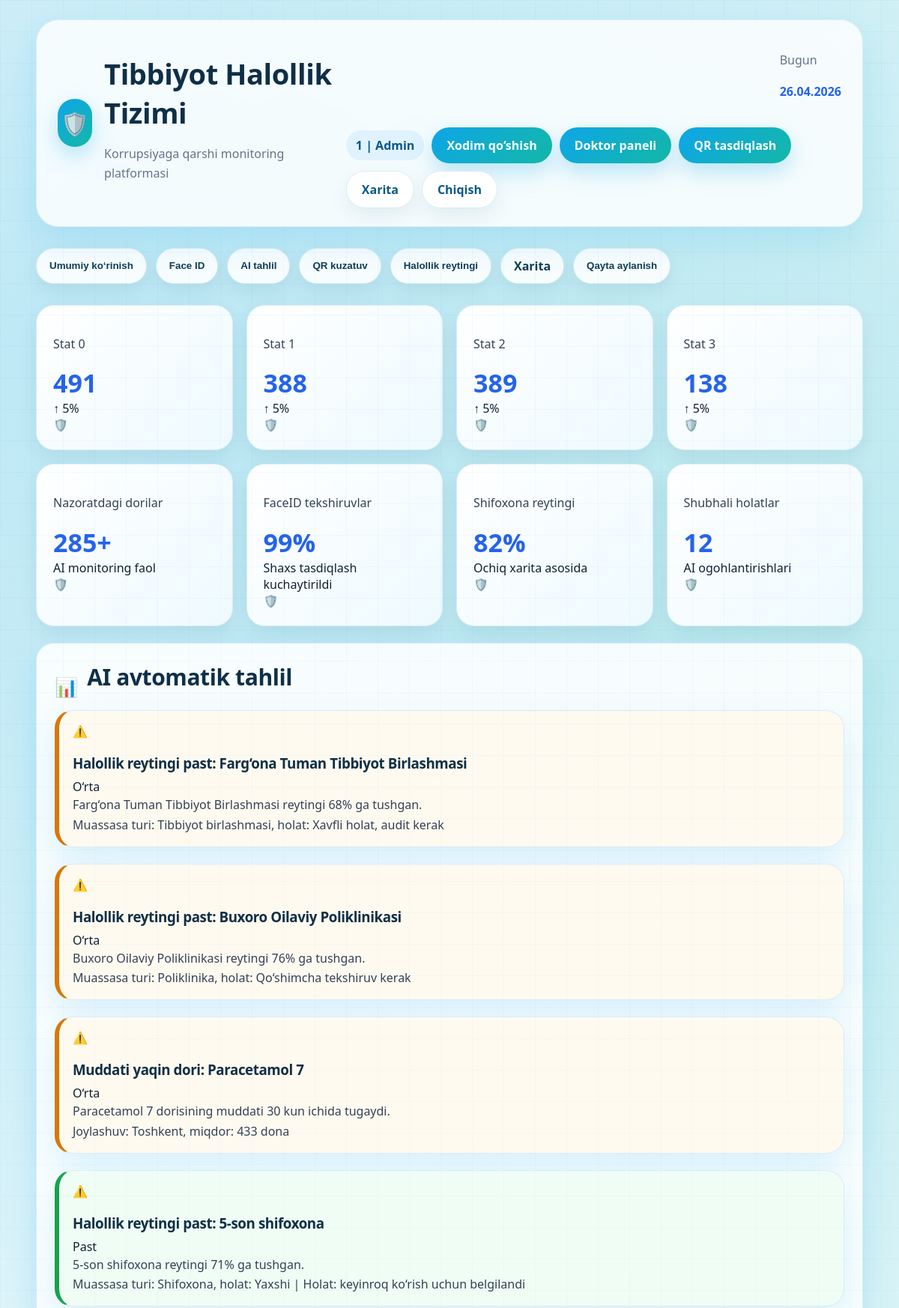
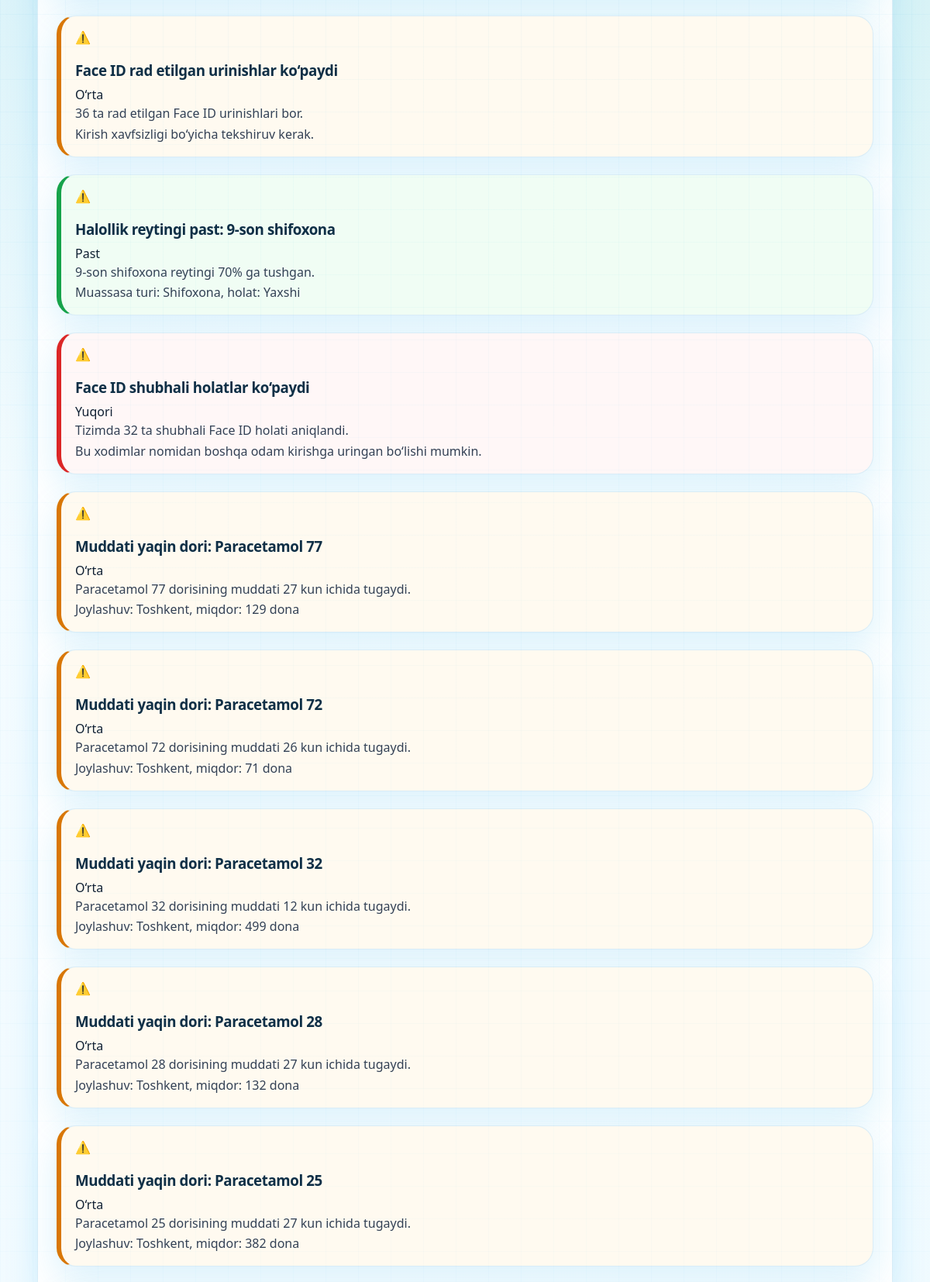
The app's page / (signed in, upper part) with its own data (2 pictures, top to bottom).
### app/models.py (models this page shows, shortened)
class DashboardStat(models.Model):
    title = models.CharField(max_length=100)
    value = models.CharField(max_length=50)
    trend = models.CharField(max_length=100)
    trend_type = models.CharField(max_length=20, choices=[('positive', 'Positive'), ('negative', 'Negative')])

class AIAlert(models.Model):
    title = models.CharField(max_length=200)
    description = models.TextField()
    details = models.CharField(max_length=255, blank=True)
    severity = models.CharField(max_length=20, choices=[('high', 'Yuqori'), ('medium', 'O‘rta'), ('low', 'Past')])
    created_at = models.DateTimeField(auto_now_add=True)
    is_resolved = models.BooleanField(default=False)

### app/views.py (the view)
# urls.py: path('', views.home, name='home'),
def home(request):
    assert isinstance(request, HttpRequest)
    ensure_demo_data()
    run_ai_analysis()
    qr_query = request.GET.get('qr', '').strip()
    medicines = Medicine.objects.filter(qr_code__icontains=qr_query) if qr_query else Medicine.objects.all()[:20]
    context = {
        'title': 'Tibbiyot Halollik Tizimi',
        'year': datetime.now().year,
        'today': datetime.now().strftime('%d.%m.%Y'),
        'dashboard_stats': DashboardStat.objects.all(),
        'face_records': FaceIDRecord.objects.select_related('institution', 'user').all().order_by('-checked_time')[:50],
        'face_attempts': FaceIDAttempt.objects.select_related('user').all().order_by('-created_at')[:30],
        'ai_alerts': AIAlert.objects.filter(is_resolved=False).order_by('-created_at')[:30],
        'medicines': medicines,
        'institutions': Institution.objects.all().order_by('-rating'),
        'expiration_records': ExpirationMonitoring.objects.select_related('medicine').filter(medicine__quantity__gt=0),
        'recent_prescriptions': Prescription.objects.select_related('doctor', 'patient', 'medicine').order_by('-created_at')[:10],
        'recent_claims': MedicineClaim.objects.select_related('prescription__patient', 'prescription__medicine').order_by('-created_at')[:10],
        'qr_query': qr_query,
        'is_admin': get_user_role(request.user) == 'admin',
        'is_doctor': get_user_role(request.user) == 'doctor',
        'is_pharmacy': get_user_role(request.user) == 'pharmacy',
        'is_citizen': get_user_role(request.user) == 'citizen',
        'can_change_data': can_change_data(request.user),
        'can_delete_medicine': can_delete_medicine(request.user),
    }
    map_items = []
    for i, inst in enumerate(Institution.objects.all().order_by('-rating')):
        lat, lng = institution_coords(inst, i)
        map_items.append({
            'name': inst.name,
            'type': inst.institution_type,
            'rating': inst.rating,
            'status': inst.status,
            'state': get_rating_state(inst.rating),
            'complaints': inst.complaints,
            'checks': inst.checks_count,
            'lat': lat,
            'lng': lng,
        })
    context['institutions_map_json'] = json.dumps(map_items, ensure_ascii=False)
    return render(request, 'app/index.html', context)

### app/views.py (called while the page is built)
def get_user_role(user):
    if not user.is_authenticated:
        return 'citizen'
    if user.is_superuser or user_in_group(user, 'admin'):
        return 'admin'
    for role in ['doctor', 'pharmacy', 'citizen']:
        if user_in_group(user, role):
            return role
    return 'citizen'

def can_change_data(user):
    return user.is_authenticated and (user.is_superuser or user_in_group(user, 'admin') or user_in_group(user, 'doctor') or user_in_group(user, 'pharmacy'))

def can_delete_medicine(user):
    return user.is_authenticated and (user.is_superuser or user_in_group(user, 'admin') or user_in_group(user, 'pharmacy'))

def institution_coords(inst, index=0):
    if inst.latitude and inst.longitude:
        return float(inst.latitude), float(inst.longitude)
    text = f'{inst.name} {inst.address} {inst.region} {inst.status}'.lower()
    for key, coords in UZ_REGION_COORDS.items():
        if key in text:
            return coords
    fallback = list(UZ_REGION_COORDS.values())
    return fallback[index % len(fallback)]

def get_rating_state(rating):
    if rating >= 85:
        return 'Yaxshi'
    if rating >= 70:
        return 'O‘rta nazorat'
    return 'Xavfli / tekshiruv kerak'

### app/templates/app/index.html (shortened to what this page needs)
<!DOCTYPE html>
{% load static %}
<html lang="uz">
<head>
    <link rel="stylesheet" href="{% static 'app/content/style.css' %}">
</head>
<body>
    <header class="header">
        <div class="container">
            <div class="header-content">
                <div class="header-left">
                    <div class="logo">🛡️</div>
                    <div class="header-title">
                        <h1>Tibbiyot Halollik Tizimi</h1>
                        <p>Korrupsiyaga qarshi monitoring platformasi</p>
                    </div>
                </div>
                <div class="header-right">
                    <div>
                        <p class="date-label">Bugun</p>
                        <p class="date-value">{{ today }}</p>
                    </div>
                    <div class="user-info">
                        <span class="user-role">
                            {% if request.user.is_authenticated %}
                            {{ request.user.username }} |
                            {% if is_admin %}Admin
                            {% elif is_doctor %}Shifokor
                            {% elif is_pharmacy %}Dorixona
                            {% else %}Oddiy aholi
                            {% endif %}
                            {% else %}
                            Oddiy aholi
                            {% endif %}
                        </span>
                        {% if is_admin %}
                        <a href="{% url 'admin_register' %}" class="btn-primary">Xodim qo‘shish</a>
                        {% endif %}
                        {% if is_doctor or is_admin %}
                        <a href="{% url 'doctor_dashboard' %}" class="btn-primary">Doktor paneli</a>
                        {% endif %}
                        {% if is_pharmacy or is_admin %}
                        <a href="{% url 'claim_verify' %}" class="btn-primary">QR tasdiqlash</a>
                        {% endif %}
                        <a href="{% url 'institutions_map' %}" class="btn-secondary">Xarita</a>
                        {% if request.user.is_authenticated %}
                        <a href="{% url 'logout' %}" class="btn-secondary">Chiqish</a>
                        {% else %}
                        <a href="{% url 'login' %}" class="btn-primary">Kirish</a>
                        <a href="{% url 'register' %}" class="btn-secondary">Ro‘yxatdan o‘tish</a>
                        {% endif %}
                    </div>
                </div>
            </div>
        </div>
    </header>
    <nav class="navigation">
        <div class="container">
            <div class="nav-tabs">
                <button class="nav-tab active" data-tab="overview">Umumiy ko‘rinish</button>
                <button class="nav-tab" data-tab="faceid">Face ID</button>
                <button class="nav-tab" data-tab="ai">AI tahlil</button>
                <button class="nav-tab" data-tab="qr">QR kuzatuv</button>
                <button class="nav-tab" data-tab="rating">Halollik reytingi</button>
                <a class="nav-tab" href="{% url 'institutions_map' %}" style="text-decoration:none;">Xarita</a>
                <button class="nav-tab" data-tab="expiration">Qayta aylanish</button>
            </div>
        </div>
    </nav>
    <main class="main-content">
        <div class="container">
            <div id="overview-tab" class="tab-content active">
                <div class="dashboard-stats">
                    {% for stat in dashboard_stats %}
                    <div class="stat-card">
                        <div class="stat-content">
                            <p class="stat-title">{{ stat.title }}</p>
                            <div class="stat-value">{{ stat.value }}</div>
                            <div class="stat-trend {{ stat.trend_type }}">{{ stat.trend }}</div>
                        </div>
                        <div class="stat-icon shield">🛡️</div>
                    </div>
                    {% endfor %}
                </div>
                <div class="card">
                    <div class="card-header">
                        <div class="card-title-group">
                            <span class="icon-purple">📊</span>
                            <h2>AI avtomatik tahlil</h2>
                        </div>
                    </div>
                    {% for alert in ai_alerts %}
                    <div class="ai-alert {{ alert.severity }}">
                        <div class="alert-header">
                            <div class="alert-title">
                                <span>⚠️</span>
                                <h3>{{ alert.title }}</h3>
                            </div>
                            <span class="severity-badge {{ alert.severity }}">
                                {{ alert.get_severity_display }}
                            </span>
                        </div>
                        <p class="alert-description">{{ alert.description }}</p>
                        <p class="alert-details">{{ alert.details }}</p>
                    </div>
                    {% empty %}
                    <p>AI ogohlantirishlar yo‘q.</p>
                    {% endfor %}
                </div>
            </div>
        </div>
    </main>
</body>
</html>

### app/static/app/content/style.css (style rules this page uses)
:root { --primary:#0ea5e9;--primary2:#2563eb;--secondary:#14b8a6;--accent:#7c3aed;--bg:#f6fbff;--surface:#ffffff;--surface2:#f0fbff;--text:#102033;--muted:#64748b;--border:#d8ecf7;--success:#16a34a;--warning:#d97706;--danger:#dc2626;--shadow:0 18px 45px rgba(14,165,233,.14);--shadow2:0 10px 25px rgba(15,60,85,.08);--radius:24px }
* { box-sizing:border-box }
html { scroll-behavior:smooth }
body { margin:0;font-family:"Segoe UI",Arial,sans-serif;color:var(--text);background:radial-gradient(circle at 8% 6%,rgba(14,165,233,.20),transparent 28%),radial-gradient(circle at 92% 12%,rgba(20,184,166,.18),transparent 30%),radial-gradient(circle at 50% 100%,rgba(124,58,237,.10),transparent 34%),linear-gradient(135deg,#fbfeff,#effaff 50%,#f7fffd);min-height:100vh }
body:before { content:"";position:fixed;inset:0;pointer-events:none;background-image:linear-gradient(rgba(14,165,233,.05) 1px,transparent 1px),linear-gradient(90deg,rgba(14,165,233,.05) 1px,transparent 1px);background-size:42px 42px;mask-image:linear-gradient(to bottom,black,transparent 75%) }
a { text-decoration:none;color:inherit }
.container { width:min(1180px,92%);margin:0 auto }
.header { padding:26px 0 16px }
.header-content { background:rgba(255,255,255,.82);backdrop-filter:blur(18px);border:1px solid rgba(216,236,247,.9);border-radius:30px;box-shadow:var(--shadow);padding:24px 28px;display:flex;align-items:center;justify-content:space-between;gap:18px }
.header-left { display:flex;align-items:center;gap:16px }
.logo { width:64px;height:64px;border-radius:22px;display:grid;place-items:center;font-size:30px;background:linear-gradient(135deg,var(--primary),var(--secondary));color:#fff;box-shadow:0 12px 30px rgba(14,165,233,.28) }
h1,h2,h3 { color:#0f2f46;letter-spacing:-.4px }
h1 { margin:.1em 0;font-size:clamp(26px,4vw,38px) }
h2 { font-size:clamp(22px,3vw,30px);margin-top:0 }
h3 { margin-bottom:8px }
.header-title p,.date-label,.muted,.hint { color:var(--muted) }
p { color:#334155;line-height:1.65 }
.date-value { font-weight:800;color:var(--primary2) }
.navigation { margin:12px 0 28px }
.nav-tabs,.navigation .container { display:flex;gap:12px;flex-wrap:wrap }
.nav-tab,.nav-link,.navigation a { padding:12px 17px;border-radius:999px;background:rgba(255,255,255,.88);border:1px solid var(--border);color:#0f3c55;font-weight:700;box-shadow:var(--shadow2);transition:.22s }
.card,section,.panel,.form-box,.ai-alert,.verification-record,.claim-card { background:rgba(255,255,255,.88);border:1px solid rgba(216,236,247,.95);border-radius:var(--radius);box-shadow:var(--shadow);padding:24px;margin-bottom:22px }
.stat-card { background:linear-gradient(135deg,#fff,#eefaff);border:1px solid var(--border);border-radius:24px;padding:22px;box-shadow:var(--shadow2);transition:.22s }
.stat-card .number,.stat-value { font-size:34px;font-weight:900;color:var(--primary2) }
.btn-primary,.btn-secondary,button,input[type=submit],.btn { border:none;cursor:pointer;display:inline-flex;align-items:center;justify-content:center;gap:8px;padding:13px 20px;border-radius:999px;font-weight:800;transition:.22s }
.btn-primary,button,input[type=submit] { color:#fff;background:linear-gradient(135deg,var(--primary),var(--secondary));box-shadow:0 12px 28px rgba(14,165,233,.25) }
.btn-secondary { color:#075985;background:#fff;border:1px solid var(--border);box-shadow:var(--shadow2) }
.ai-alert { border-left:6px solid var(--primary);padding:16px 18px }
.ai-alert.high,.alert-error,.error { border-left-color:var(--danger);background:#fff7f7 }
.ai-alert.medium,.warning { border-left-color:var(--warning);background:#fffaf0 }
.ai-alert.low,.alert-success,.message,.success-msg { border-left-color:var(--success);background:#f0fdf4 }
.header-right { display:flex;align-items:center;gap:18px;flex-wrap:wrap;justify-content:flex-end }
.user-info { display:flex;align-items:center;gap:10px;flex-wrap:wrap }
.user-role { padding:9px 13px;border-radius:999px;background:#e0f2fe;color:#075985;font-weight:800 }
.dashboard-stats { display:grid;grid-template-columns:repeat(auto-fit,minmax(220px,1fr));gap:18px;margin-bottom:22px }
.card-header { display:flex;justify-content:space-between;align-items:center;gap:12px;flex-wrap:wrap }
.card-title-group { display:flex;align-items:center;gap:12px }
.tab-content { display:none }
.tab-content.active { display:block }
.alert-description,.alert-details { margin:0 }
.icon-purple,.icon-blue { font-size:25px }
.main-content { padding-bottom:18px }

### records on screen
DashboardStat: title "Stat 0", value "491", trend "↑ 5%"
DashboardStat: title "Stat 1", value "388", trend "↑ 5%"
DashboardStat: title "Stat 2", value "389", trend "↑ 5%"
DashboardStat: title "Stat 3", value "138", trend "↑ 5%"
DashboardStat: title "Nazoratdagi dorilar", value "285+", trend "AI monitoring faol"
DashboardStat: title "FaceID tekshiruvlar", value "99%", trend "Shaxs tasdiqlash kuchaytirildi"
DashboardStat: title "Shifoxona reytingi", value "82%", trend "Ochiq xarita asosida"
DashboardStat: title "Shubhali holatlar", value "12", trend "AI ogohlantirishlari"
AIAlert: title "Halollik reytingi past: Farg‘ona Tuman Tibbiyot Birlashmasi", severity "O‘rta", description "Farg‘ona Tuman Tibbiyot Birlashmasi reytingi 68% ga tushgan.", details "Muassasa turi: Tibbiyot birlashmasi, holat: Xavfli holat, audit kerak"
AIAlert: title "Halollik reytingi past: Buxoro Oilaviy Poliklinikasi", severity "O‘rta", description "Buxoro Oilaviy Poliklinikasi reytingi 76% ga tushgan.", details "Muassasa turi: Poliklinika, holat: Qo‘shimcha tekshiruv kerak"
AIAlert: title "Muddati yaqin dori: Paracetamol 7", severity "O‘rta", description "Paracetamol 7 dorisining muddati 30 kun ichida tugaydi.", details "Joylashuv: Toshkent, miqdor: 433 dona"
AIAlert: title "Halollik reytingi past: 5-son shifoxona", severity "Past", description "5-son shifoxona reytingi 71% ga tushgan.", details "Muassasa turi: Shifoxona, holat: Yaxshi | Holat: keyinroq ko‘rish uchun belgilandi"
AIAlert: title "Face ID rad etilgan urinishlar ko‘paydi", severity "O‘rta", description "36 ta rad etilgan Face ID urinishlari bor.", details "Kirish xavfsizligi bo‘yicha tekshiruv kerak."
AIAlert: title "Halollik reytingi past: 9-son shifoxona", severity "Past", description "9-son shifoxona reytingi 70% ga tushgan.", details "Muassasa turi: Shifoxona, holat: Yaxshi"
AIAlert: title "Face ID shubhali holatlar ko‘paydi", severity "Yuqori", description "Tizimda 32 ta shubhali Face ID holati aniqlandi.", details "Bu xodimlar nomidan boshqa odam kirishga uringan bo‘lishi mumkin."
AIAlert: title "Muddati yaqin dori: Paracetamol 77", severity "O‘rta", description "Paracetamol 77 dorisining muddati 27 kun ichida tugaydi.", details "Joylashuv: Toshkent, miqdor: 129 dona"
AIAlert: title "Muddati yaqin dori: Paracetamol 72", severity "O‘rta", description "Paracetamol 72 dorisining muddati 26 kun ichida tugaydi.", details "Joylashuv: Toshkent, miqdor: 71 dona"
AIAlert: title "Muddati yaqin dori: Paracetamol 32", severity "O‘rta", description "Paracetamol 32 dorisining muddati 12 kun ichida tugaydi.", details "Joylashuv: Toshkent, miqdor: 499 dona"
AIAlert: title "Muddati yaqin dori: Paracetamol 28", severity "O‘rta", description "Paracetamol 28 dorisining muddati 27 kun ichida tugaydi.", details "Joylashuv: Toshkent, miqdor: 132 dona"
AIAlert: title "Muddati yaqin dori: Paracetamol 25", severity "O‘rta", description "Paracetamol 25 dorisining muddati 27 kun ichida tugaydi.", details "Joylashuv: Toshkent, miqdor: 382 dona"

### other values on screen
{{ request.user.username }} "1"
